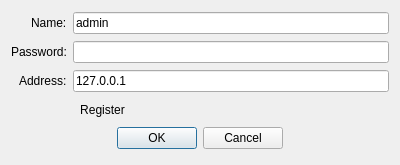
<?xml version="1.0" encoding="UTF-8"?>
<ui version="4.0">
 <class>LoginDialog</class>
 <widget class="QDialog" name="LoginDialog">
  <property name="geometry">
   <rect>
    <x>0</x>
    <y>0</y>
    <width>400</width>
    <height>165</height>
   </rect>
  </property>
  <property name="windowTitle">
   <string>Login</string>
  </property>
  <layout class="QGridLayout" name="gridLayout">
   <item row="1" column="1">
    <widget class="QLineEdit" name="_PwdEditor">
     <property name="echoMode">
      <enum>QLineEdit::PasswordEchoOnEdit</enum>
     </property>
    </widget>
   </item>
   <item row="5" column="0" colspan="2" alignment="Qt::AlignHCenter">
    <widget class="QDialogButtonBox" name="_ButtonBox">
     <property name="orientation">
      <enum>Qt::Horizontal</enum>
     </property>
     <property name="standardButtons">
      <set>QDialogButtonBox::Cancel|QDialogButtonBox::Ok</set>
     </property>
    </widget>
   </item>
   <item row="0" column="0" alignment="Qt::AlignRight">
    <widget class="QLabel" name="label">
     <property name="text">
      <string>Name:</string>
     </property>
    </widget>
   </item>
   <item row="0" column="1">
    <widget class="QLineEdit" name="_NameEditor">
     <property name="text">
      <string>admin</string>
     </property>
     <property name="placeholderText">
      <string>admin</string>
     </property>
    </widget>
   </item>
   <item row="1" column="0">
    <widget class="QLabel" name="label_2">
     <property name="text">
      <string>Password:</string>
     </property>
    </widget>
   </item>
   <item row="2" column="1">
    <widget class="QLineEdit" name="_AddrEditor">
     <property name="text">
      <string>127.0.0.1</string>
     </property>
     <property name="placeholderText">
      <string>127.0.0.1</string>
     </property>
    </widget>
   </item>
   <item row="2" column="0" alignment="Qt::AlignRight">
    <widget class="QLabel" name="label_3">
     <property name="text">
      <string>Address:</string>
     </property>
    </widget>
   </item>
   <item row="4" column="1">
    <widget class="QToolButton" name="_RegisterBtn">
     <property name="text">
      <string>Register</string>
     </property>
     <property name="autoRaise">
      <bool>true</bool>
     </property>
    </widget>
   </item>
  </layout>
 </widget>
 <resources/>
 <connections>
  <connection>
   <sender>_ButtonBox</sender>
   <signal>rejected()</signal>
   <receiver>LoginDialog</receiver>
   <slot>reject()</slot>
   <hints>
    <hint type="sourcelabel">
     <x>287</x>
     <y>134</y>
    </hint>
    <hint type="destinationlabel">
     <x>286</x>
     <y>164</y>
    </hint>
   </hints>
  </connection>
 </connections>
</ui>
